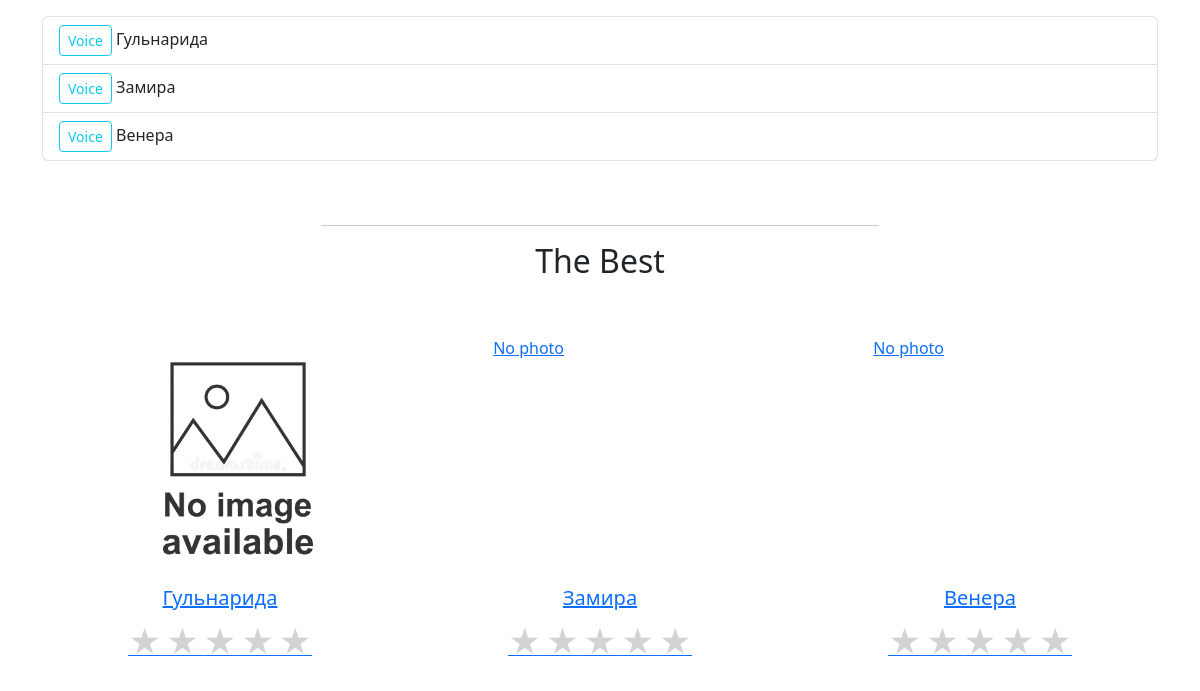
Before: / with the older database file.
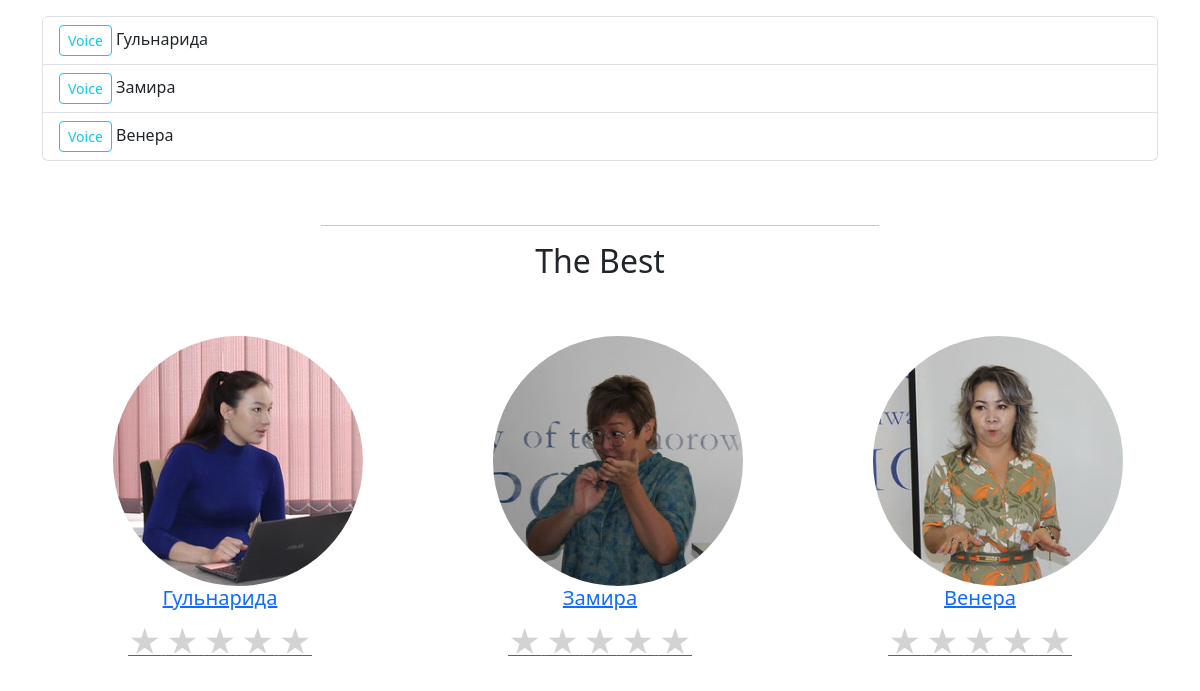
After: the same page with the newer database file.
### main/models.py (models this page shows)
class Prepod(models.Model):
    name = models.CharField(max_length=100)
    photo = models.ImageField(upload_to='prepod_photos/', null=True, blank=True)
    def __str__(self):
        return self.name

### main/views.py (the view)
# urls.py: 2. Add a URL to urlpatterns:  path('', views.home, name='home')
def home(request):
    prepods = Prepod.objects.all()
    return render(request, 'home.html', {'prepods': prepods})

### templates/home.html (shortened to what this page needs)
{% extends 'base.html' %}
{% block main %}
    <ul class="list-group">
        {% for prepod in prepods %}
            <li class="list-group-item"><a class="btn btn-outline-info btn-sm" href="{% url 'questionnaire' %}?prepod={{ prepod.id }}">Voice</a> {{ prepod }} <br></li>
        {% endfor %}
    </ul> <br><br>
    <div class="castom-line" ><hr></div>
    <h2 class="text-center">The Best</h2><br><br>
    <div class="row prepod-container">
        {% for prepod in prepods %}
            <a class="col" href="{% url 'result' %}?prepod={{ prepod.id }}">
                    {% if prepod.photo and prepod.photo.url %}
                        <img class="photo-container" src="{{ prepod.photo.url }}" alt="Фото преподавателя" width="250">
                    {% else %}
                        <div class="photo-container">No photo</div>
                    {% endif %}
                    <h5 class="text-center">{{ prepod.name }}</h5>
                    <div class="star-rating text-center">
                        <span class="star" data-value="1">&#9733;</span>
                        <span class="star" data-value="2">&#9733;</span>
                        <span class="star" data-value="3">&#9733;</span>
                        <span class="star" data-value="4">&#9733;</span>
                        <span class="star" data-value="5">&#9733;</span>
                    </div>
            </a>
        {% endfor %}
    </div>
{% endblock %}

### templates/base.html (shortened to what this page needs)
<!doctype html>
<html lang="ru">
<head>
    <link href="https://cdn.jsdelivr.net/npm/bootstrap@5.3.3/dist/css/bootstrap.min.css" rel="stylesheet">
</head>
<body>
    <div class="container mt-3">
       {% block main %}{% endblock %}
    </div>
</body>
</html>

### templates/base.html (style rules this page uses)
.star { font-size: 2rem; color: lightgray; cursor: pointer; transition: color 0.2s ease; }

### templates/home.html (style rules this page uses)
.photo-container { width: 250px; height: 250px; border-radius:150px; margin-left: 20%; }
.photo-container { transition: all 0.5s ease; }
.castom-line { width: 50%; margin-left: 25%; }

Changed rows visible on the page:
changed Prepod "Гульнарида": photo: picture added in place of a placeholder
changed Prepod "Замира": photo: picture added; no longer shows "No photo"
changed Prepod "Венера": photo: picture added; no longer shows "No photo"
